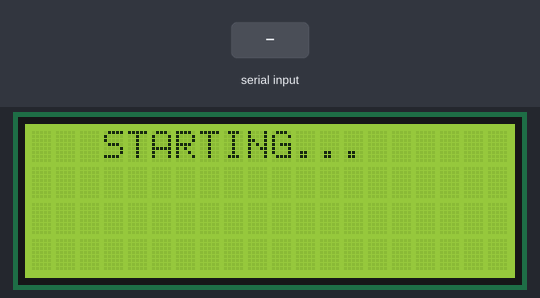
Recording of a sketch running on a simulated Arduino Uno, built with avr-gcc and run on an emulated ATmega328P. Shown: 20×4 character LCD. The test bench sets the inputs (shaded band). What the sketch prints to the serial monitor is not drawn.

Above: at 0.1 s.
2.3 s: "1" received over the second serial link
At 3.5 s:
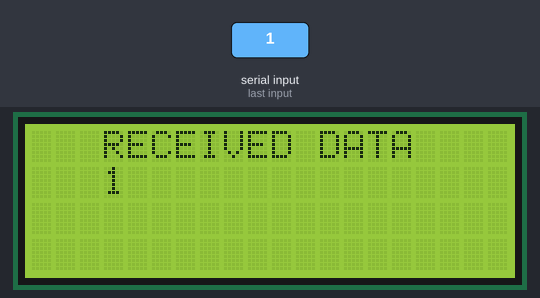
3.8 s: "0" received over the second serial link
At 4.7 s:
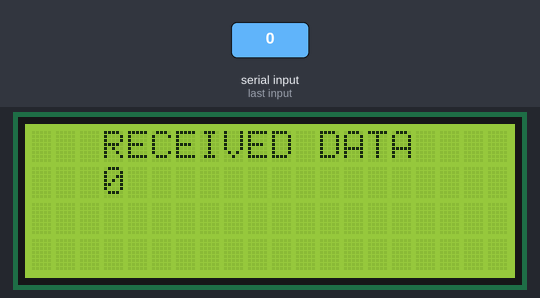
5.3 s: "2" received over the second serial link
Timing chart, 0 to 8.3 s (numbered marks = the images above; inputs shaded):
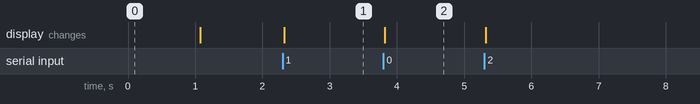

The sketch:

CodeBT.ino
```cpp
#include <SoftwareSerial.h>

/* Activer une communication série sur les lignes 11  et 10
 * pin 11 arduino -> TX of HC05
 * pin 10 arduino -> RX of HC05
 */
SoftwareSerial HC06(11,10); // 11 is RX arduino and 10 is TX arduino
#include <Wire.h>
#include <LiquidCrystal_I2C.h>

LiquidCrystal_I2C lcd(0x3F,20,4);


String messageRecu="";

void setup() {
  Serial.begin(9600);
  HC06.begin(9600);
  lcd.init();
  lcd.backlight();
  lcd.setCursor(3,0);
  lcd.print("STARTING...");
  delay(1000);
  lcd.clear();

}

void loop()
{
    while(HC06.available())
    {
      delay(3);
      char c = HC06.read();
      messageRecu += c;


    }
    if (messageRecu.length() >0)
    {
      Serial.println(messageRecu);

      lcd.clear();

      lcd.setCursor(3,0);
      lcd.print("RECEIVED DATA");
      lcd.setCursor(3,1);
      lcd.print(messageRecu);
      Serial.println(messageRecu);


    }
     messageRecu="";


}
```

Measured:
- after the input at 2.3 s, the display: changes at once (image 1)
- after the input at 3.8 s, the display: changes at once (image 2)
